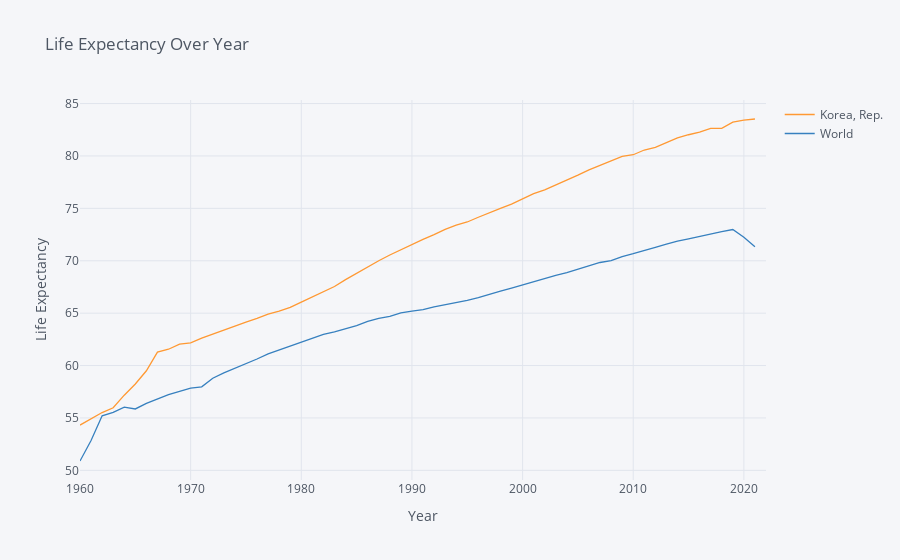

The notebook cell this image was saved under:
### Code cell
variable_labels = {"SP.DYN.LE00.IN":"Life Expectancy at Birth"}

# Three letter codes come from wbdata.get_country()
countries = {"WLD":"World",
             "KOR":"South Korea"}
             #"THA":"Thailand",
             #"CHN":"China",
             #"VNM":"Viet Nam"}

df = wbdata.get_dataframe(variable_labels, country = countries).squeeze()

df = df.unstack('country')
# Date index is of type string; change to integers
df.index = df.index.astype(int)

# Differences (over time) in logs give us growth rates
df.iplot(title="Life Expectancy Over Year",
                        yTitle="Life Expectancy",xTitle='Year')

### Figure 1 — Plotly figure (JSON) as saved in the notebook; plotly's stock layout.template omitted (floating-point values rounded to 4 significant figures)
{"data": [{"line": {"color": "rgba(255, 153, 51, 1.0)", "dash": "solid", "shape": "linear", "width": 1.3}, "mode": "lines", "name": "Korea, Rep.", "text": "", "type": "scatter", "x": [1960, 1961, 1962, 1963, 1964, 1965, 1966, 1967, 1968, 1969, 1970, 1971, 1972, 1973, 1974, 1975, 1976, 1977, 1978, 1979, 1980, 1981, 1982, 1983, 1984, 1985, 1986, 1987, 1988, 1989, 1990, 1991, 1992, 1993, 1994, 1995, 1996, 1997, 1998, 1999, 2000, 2001, 2002, 2003, 2004, 2005, 2006, 2007, 2008, 2009, 2010, 2011, 2012, 2013, 2014, 2015, 2016, 2017, 2018, 2019, 2020, 2021, 2022], "y": [54.32, 54.92, 55.52, 55.97, 57.17, 58.24, 59.5, 61.29, 61.56, 62.05, 62.16, 62.61, 63.01, 63.41, 63.8, 64.15, 64.5, 64.9, 65.2, 65.55, 66.05, 66.55, 67.1, 67.55, 68.2, 68.8, 69.45, 70.0, 70.55, 71.05, 71.6, 72.05, 72.5, 73.0, 73.4, 73.7, 74.15, 74.6, 75.0, 75.41, 75.91, 76.41, 76.77, 77.21, 77.67, 78.17, 78.67, 79.12, 79.52, 79.97, 80.12, 80.57, 80.82, 81.27, 81.72, 82.02, 82.28, 82.63, 82.63, 83.23, 83.43, 83.53, ""]}, {"line": {"color": "rgba(55, 128, 191, 1.0)", "dash": "solid", "shape": "linear", "width": 1.3}, "mode": "lines", "name": "World", "text": "", "type": "scatter", "x": [1960, 1961, 1962, 1963, 1964, 1965, 1966, 1967, 1968, 1969, 1970, 1971, 1972, 1973, 1974, 1975, 1976, 1977, 1978, 1979, 1980, 1981, 1982, 1983, 1984, 1985, 1986, 1987, 1988, 1989, 1990, 1991, 1992, 1993, 1994, 1995, 1996, 1997, 1998, 1999, 2000, 2001, 2002, 2003, 2004, 2005, 2006, 2007, 2008, 2009, 2010, 2011, 2012, 2013, 2014, 2015, 2016, 2017, 2018, 2019, 2020, 2021, 2022], "y": [50.89, 52.85, 55.21, 55.54, 56.03, 55.86, 56.39, 56.79, 57.23, 57.54, 57.84, 57.97, 58.79, 59.29, 59.71, 60.17, 60.63, 61.12, 61.48, 61.9, 62.23, 62.61, 62.97, 63.22, 63.52, 63.81, 64.21, 64.51, 64.68, 65.02, 65.19, 65.34, 65.6, 65.78, 66.03, 66.22, 66.48, 66.82, 67.1, 67.39, 67.7, 68.05, 68.33, 68.61, 68.86, 69.2, 69.57, 69.84, 70.01, 70.4, 70.67, 71.01, 71.28, 71.58, 71.88, 72.09, 72.34, 72.54, 72.78, 72.98, 72.24, 71.33, ""]}], "layout": {"legend": {"bgcolor": "#F5F6F9", "font": {"color": "#4D5663"}}, "paper_bgcolor": "#F5F6F9", "plot_bgcolor": "#F5F6F9", "title": {"font": {"color": "#4D5663"}, "text": "Life Expectancy Over Year"}, "xaxis": {"gridcolor": "#E1E5ED", "showgrid": true, "tickfont": {"color": "#4D5663"}, "title": {"font": {"color": "#4D5663"}, "text": "Year"}, "zerolinecolor": "#E1E5ED"}, "yaxis": {"gridcolor": "#E1E5ED", "showgrid": true, "tickfont": {"color": "#4D5663"}, "title": {"font": {"color": "#4D5663"}, "text": "Life Expectancy"}, "zerolinecolor": "#E1E5ED"}}}
